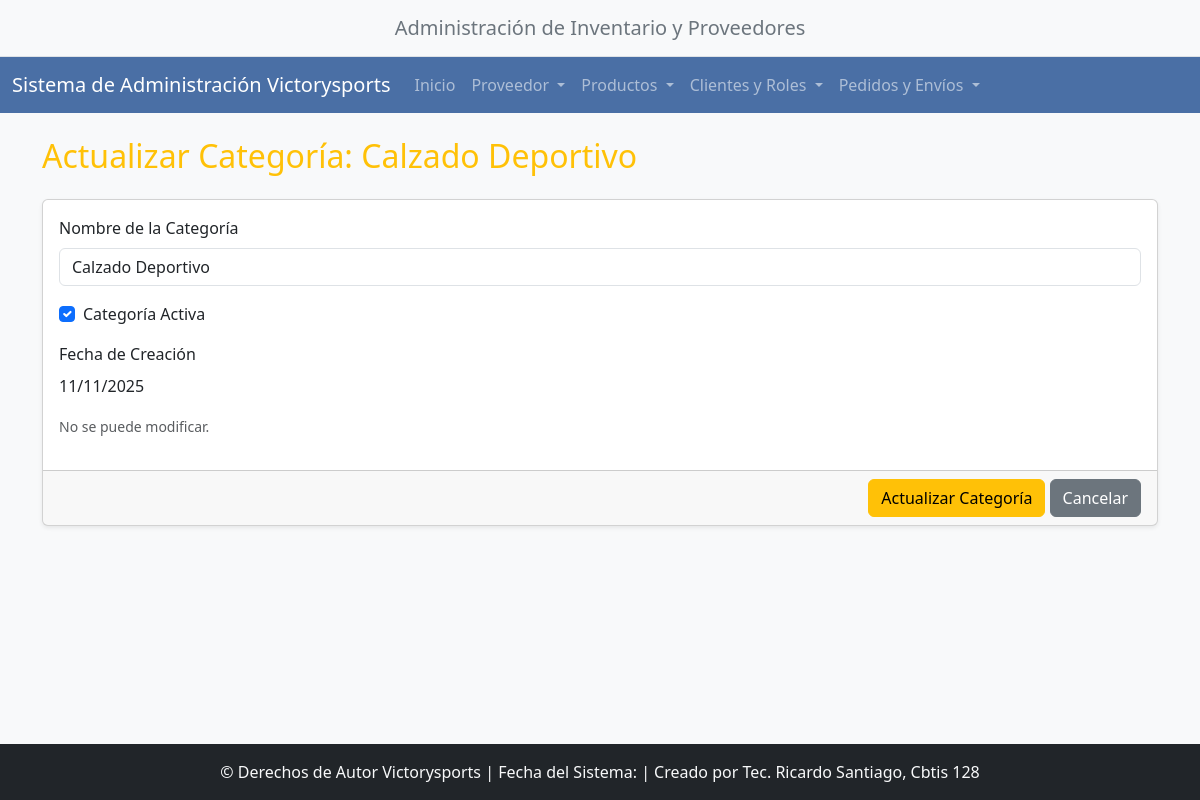
The page /categorias/actualizar/2/ on the database its author committed.
### app_victorysports/models.py (models this page shows, shortened)
class Categoria(models.Model):
    nombre = models.CharField(max_length=100, unique=True)
    activo = models.BooleanField(default=True)
    fecha_creacion = models.DateField(auto_now_add=True)
    class Meta:
        verbose_name = "Categoría de Producto"
        verbose_name_plural = "Categorías de Productos"

### app_victorysports/views.py (the view)
# urls.py: path('categorias/actualizar/<int:pk>/', views.actualizar_categoria, name='actualizar_categoria'),
def actualizar_categoria(request, pk):
    categoria = get_object_or_404(Categoria, pk=pk)
    context = {'categoria': categoria}
    return render(request, 'categoria/actualizar_categoria.html', context)

### app_victorysports/templates/categoria/actualizar_categoria.html (shortened to what this page needs)
{% extends "base.html" %}
{% block content %}
<h2 class="mb-4 text-warning">Actualizar Categoría: {{ categoria.nombre }}</h2>
<form method="POST" action="{% url 'realizar_actualizacion_categoria' %}">
    <div class="card shadow-sm">
        <div class="card-body">
            <div class="mb-3">
                <label for="nombre" class="form-label">Nombre de la Categoría</label>
                <input type="text" class="form-control" id="nombre" name="nombre" value="{{ categoria.nombre }}" required>
            </div>
            <div class="mb-3 form-check">
                <input class="form-check-input" type="checkbox" id="activo" name="activo" {% if categoria.activo %}checked{% endif %}>
                <label class="form-check-label" for="activo">
                    Categoría Activa
                </label>
            </div>
            <div class="mb-3">
                <label class="form-label">Fecha de Creación</label>
                <p class="form-control-static">{{ categoria.fecha_creacion|date:"d/m/Y" }}</p>
                <small class="text-muted">No se puede modificar.</small>
            </div>
        </div>
        <div class="card-footer text-end">
            <button type="submit" class="btn btn-warning">Actualizar Categoría</button>
            <a href="{% url 'ver_categoria' %}" class="btn btn-secondary">Cancelar</a>
        </div>
    </div>
</form>
{% endblock content %}

### app_victorysports/templates/base.html (style rules this page uses)
body { background-color: #f8f9fa; }
html { position: relative; min-height: 100%; }
body { margin-bottom: 70px; }

### rows shown on the page
Categoria: nombre "Calzado Deportivo", activo "☑", fecha_creacion "11/11/2025"
